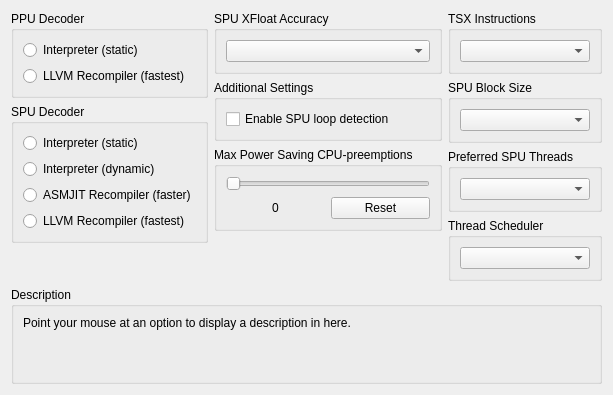
      <widget class="QWidget" name="coreTab">
       <attribute name="title">
        <string>CPU</string>
       </attribute>
       <layout class="QVBoxLayout" name="coreTabLayout" stretch="0,1,0">
        <item>
         <layout class="QHBoxLayout" name="coreTabItemLayout">
          <item>
           <layout class="QVBoxLayout" name="coreTabLeftLayout">
            <item>
             <widget class="QGroupBox" name="gb_ppu">
              <property name="title">
               <string>PPU Decoder</string>
              </property>
              <layout class="QVBoxLayout" name="ppu_layout">
               <item>
                <widget class="QRadioButton" name="ppu__static">
                 <property name="text">
                  <string notr="true">Interpreter (static)</string>
                 </property>
                </widget>
               </item>
               <item>
                <widget class="QRadioButton" name="ppu_llvm">
                 <property name="text">
                  <string notr="true">LLVM Recompiler (fastest)</string>
                 </property>
                </widget>
               </item>
              </layout>
             </widget>
            </item>
            <item>
             <widget class="QGroupBox" name="gb_spu">
              <property name="title">
               <string>SPU Decoder</string>
              </property>
              <layout class="QVBoxLayout" name="spu_layout">
               <item>
                <widget class="QRadioButton" name="spu__static">
                 <property name="text">
                  <string notr="true">Interpreter (static)</string>
                 </property>
                </widget>
               </item>
               <item>
                <widget class="QRadioButton" name="spu_dynamic">
                 <property name="text">
                  <string notr="true">Interpreter (dynamic)</string>
                 </property>
                </widget>
               </item>
               <item>
                <widget class="QRadioButton" name="spu_asmjit">
                 <property name="text">
                  <string notr="true">ASMJIT Recompiler (faster)</string>
                 </property>
                </widget>
               </item>
               <item>
                <widget class="QRadioButton" name="spu_llvm">
                 <property name="text">
                  <string notr="true">LLVM Recompiler (fastest)</string>
                 </property>
                </widget>
               </item>
              </layout>
             </widget>
            </item>
            <item>
             <spacer name="coreTabLeftLayoutSpacer">
              <property name="orientation">
               <enum>Qt::Orientation::Vertical</enum>
              </property>
              <property name="sizeType">
               <enum>QSizePolicy::Policy::MinimumExpanding</enum>
              </property>
              <property name="sizeHint" stdset="0">
               <size>
                <width>0</width>
                <height>0</height>
               </size>
              </property>
             </spacer>
            </item>
           </layout>
          </item>
          <item>
           <layout class="QVBoxLayout" name="coreTabMiddleLayout">
            <item>
             <widget class="QGroupBox" name="gb_xfloat_accuracy">
              <property name="sizePolicy">
               <sizepolicy hsizetype="Preferred" vsizetype="Minimum">
                <horstretch>0</horstretch>
                <verstretch>0</verstretch>
               </sizepolicy>
              </property>
              <property name="title">
               <string>SPU XFloat Accuracy</string>
              </property>
              <layout class="QVBoxLayout" name="gb_xfloat_accuracy_layout">
               <item>
                <widget class="QComboBox" name="xfloatAccuracy"/>
               </item>
              </layout>
             </widget>
            </item>
            <item>
             <widget class="QGroupBox" name="checkboxes">
              <property name="title">
               <string>Additional Settings</string>
              </property>
              <layout class="QVBoxLayout" name="checkboxes_layout">
               <item>
                <widget class="QCheckBox" name="spuLoopDetection">
                 <property name="text">
                  <string>Enable SPU loop detection</string>
                 </property>
                </widget>
               </item>
              </layout>
             </widget>
            </item>
            <item>
             <widget class="QGroupBox" name="gb_max_preempt_count">
              <property name="sizePolicy">
               <sizepolicy hsizetype="Preferred" vsizetype="Minimum">
                <horstretch>0</horstretch>
                <verstretch>0</verstretch>
               </sizepolicy>
              </property>
              <property name="title">
               <string>Max Power Saving CPU-preemptions</string>
              </property>
              <layout class="QVBoxLayout" name="gb_max_preempt_layout">
               <item>
                <widget class="QSlider" name="maxPreemptCount">
                 <property name="sizePolicy">
                  <sizepolicy hsizetype="Preferred" vsizetype="Minimum">
                   <horstretch>0</horstretch>
                   <verstretch>0</verstretch>
                  </sizepolicy>
                 </property>
                 <property name="orientation">
                  <enum>Qt::Orientation::Horizontal</enum>
                 </property>
                </widget>
               </item>
               <item>
                <layout class="QHBoxLayout" name="maxPreemptLayout" stretch="0,0">
                 <item>
                  <widget class="QLabel" name="preemptText">
                   <property name="text">
                    <string>0</string>
                   </property>
                   <property name="alignment">
                    <set>Qt::AlignmentFlag::AlignCenter</set>
                   </property>
                  </widget>
                 </item>
                 <item>
                  <widget class="QPushButton" name="preemptReset">
                   <property name="text">
                    <string>Reset</string>
                   </property>
                  </widget>
                 </item>
                </layout>
               </item>
              </layout>
             </widget>
            </item>
            <item>
             <spacer name="coreTabMiddleLayoutSpacer">
              <property name="orientation">
               <enum>Qt::Orientation::Vertical</enum>
              </property>
              <property name="sizeType">
               <enum>QSizePolicy::Policy::MinimumExpanding</enum>
              </property>
              <property name="sizeHint" stdset="0">
               <size>
                <width>0</width>
                <height>0</height>
               </size>
              </property>
             </spacer>
            </item>
           </layout>
          </item>
          <item>
           <layout class="QVBoxLayout" name="coreTabRightLayout" stretch="0,0,0,0,0">
            <item>
             <widget class="QGroupBox" name="gb_tsx">
              <property name="sizePolicy">
               <sizepolicy hsizetype="Preferred" vsizetype="Minimum">
                <horstretch>0</horstretch>
                <verstretch>0</verstretch>
               </sizepolicy>
              </property>
              <property name="title">
               <string>TSX Instructions</string>
              </property>
              <layout class="QVBoxLayout" name="gb_tsx_layout">
               <item>
                <widget class="QComboBox" name="enableTSX"/>
               </item>
              </layout>
             </widget>
            </item>
            <item>
             <widget class="QGroupBox" name="gb_spuBlockSize">
              <property name="sizePolicy">
               <sizepolicy hsizetype="Preferred" vsizetype="Minimum">
                <horstretch>0</horstretch>
                <verstretch>0</verstretch>
               </sizepolicy>
              </property>
              <property name="title">
               <string>SPU Block Size</string>
              </property>
              <layout class="QVBoxLayout" name="gb_spuBlockSize_layout">
               <item>
                <widget class="QComboBox" name="spuBlockSize"/>
               </item>
              </layout>
             </widget>
            </item>
            <item>
             <widget class="QGroupBox" name="gb_spu_threads">
              <property name="sizePolicy">
               <sizepolicy hsizetype="Preferred" vsizetype="Minimum">
                <horstretch>0</horstretch>
                <verstretch>0</verstretch>
               </sizepolicy>
              </property>
              <property name="title">
               <string>Preferred SPU Threads</string>
              </property>
              <layout class="QVBoxLayout" name="gb_spu_threads_layout">
               <item>
                <widget class="QComboBox" name="preferredSPUThreads"/>
               </item>
              </layout>
             </widget>
            </item>
            <item>
             <widget class="QGroupBox" name="gb_threadsched">
              <property name="sizePolicy">
               <sizepolicy hsizetype="Preferred" vsizetype="Minimum">
                <horstretch>0</horstretch>
                <verstretch>0</verstretch>
               </sizepolicy>
              </property>
              <property name="title">
               <string>Thread Scheduler</string>
              </property>
              <layout class="QVBoxLayout" name="gb_threadsched_layout">
               <item>
                <widget class="QComboBox" name="threadsched"/>
               </item>
              </layout>
             </widget>
            </item>
            <item>
             <spacer name="coreTabRightLayoutSpacer">
              <property name="orientation">
               <enum>Qt::Orientation::Vertical</enum>
              </property>
              <property name="sizeType">
               <enum>QSizePolicy::Policy::MinimumExpanding</enum>
              </property>
              <property name="sizeHint" stdset="0">
               <size>
                <width>0</width>
                <height>0</height>
               </size>
              </property>
             </spacer>
            </item>
           </layout>
          </item>
         </layout>
        </item>
        <item>
         <spacer name="coreTabSpacer">
          <property name="orientation">
           <enum>Qt::Orientation::Vertical</enum>
          </property>
          <property name="sizeType">
           <enum>QSizePolicy::Policy::MinimumExpanding</enum>
          </property>
          <property name="sizeHint" stdset="0">
           <size>
            <width>0</width>
            <height>0</height>
           </size>
          </property>
         </spacer>
        </item>
        <item>
         <widget class="QGroupBox" name="gb_description_cpu">
          <property name="title">
           <string>Description</string>
          </property>
          <layout class="QVBoxLayout" name="gb_description_cpu_layout">
           <item>
            <widget class="QLabel" name="description_cpu">
             <property name="text">
              <string>Point your mouse at an option to display a description in here.


</string>
             </property>
             <property name="textFormat">
              <enum>Qt::TextFormat::PlainText</enum>
             </property>
             <property name="alignment">
              <set>Qt::AlignmentFlag::AlignLeading|Qt::AlignmentFlag::AlignLeft|Qt::AlignmentFlag::AlignTop</set>
             </property>
             <property name="wordWrap">
              <bool>true</bool>
             </property>
            </widget>
           </item>
          </layout>
         </widget>
        </item>
       </layout>
      </widget>
